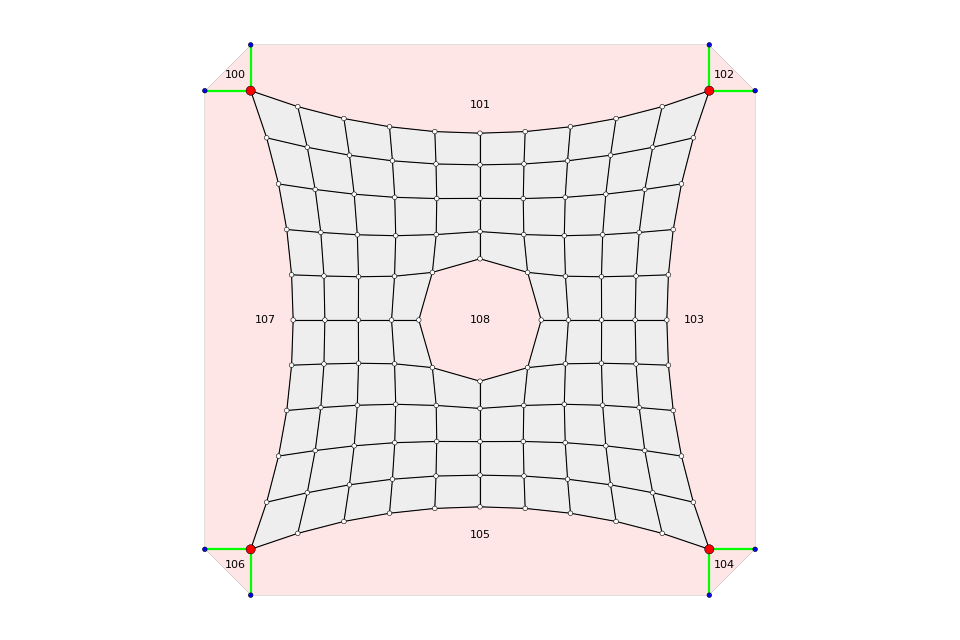

This chart was generated by the following Python code:
""""""
from __future__ import absolute_import
from __future__ import division
from __future__ import print_function

import os
import compas_tna

from compas_tna.diagrams import FormDiagram
from compas.plotters import MeshPlotter

form = FormDiagram.from_json(compas_tna.get('form_openings.json'))

form.attributes['feet.scale'] = 1.0

form.update_boundaries(feet=2)

# form.plot()

plotter = MeshPlotter(form, figsize=(12, 8), tight=True)

vertexcolor = {}
vertexcolor.update({key: '#00ff00' for key in form.vertices_where({'is_fixed': True})})
vertexcolor.update({key: '#0000ff' for key in form.vertices_where({'is_external': True})})
vertexcolor.update({key: '#ff0000' for key in form.vertices_where({'is_anchor': True})})

radius = {key: 0.05 for key in form.vertices()}
radius.update({key: 0.1 for key in form.vertices_where({'is_anchor': True})})

plotter.draw_vertices(
	facecolor=vertexcolor,
	radius=radius
)

plotter.draw_edges(
	keys=list(form.edges_where({'is_edge': True})),
	color={key: '#00ff00' for key in form.edges_where({'is_external': True})},
	width={key: 2.0 for key in form.edges_where({'is_external': True})}
)

plotter.draw_faces(
	facecolor={key: (1.0, 0.9, 0.9) for key in form.faces_where({'is_loaded': False})},
	text={key: str(key) for key in form.faces_where({'is_loaded': False})}
)

# uncomment to export to json
# filepath = os.path.join(compas_tna.DATA, 'form_boundaryconditions.json')
# form.to_json(filepath)

plotter.show()
